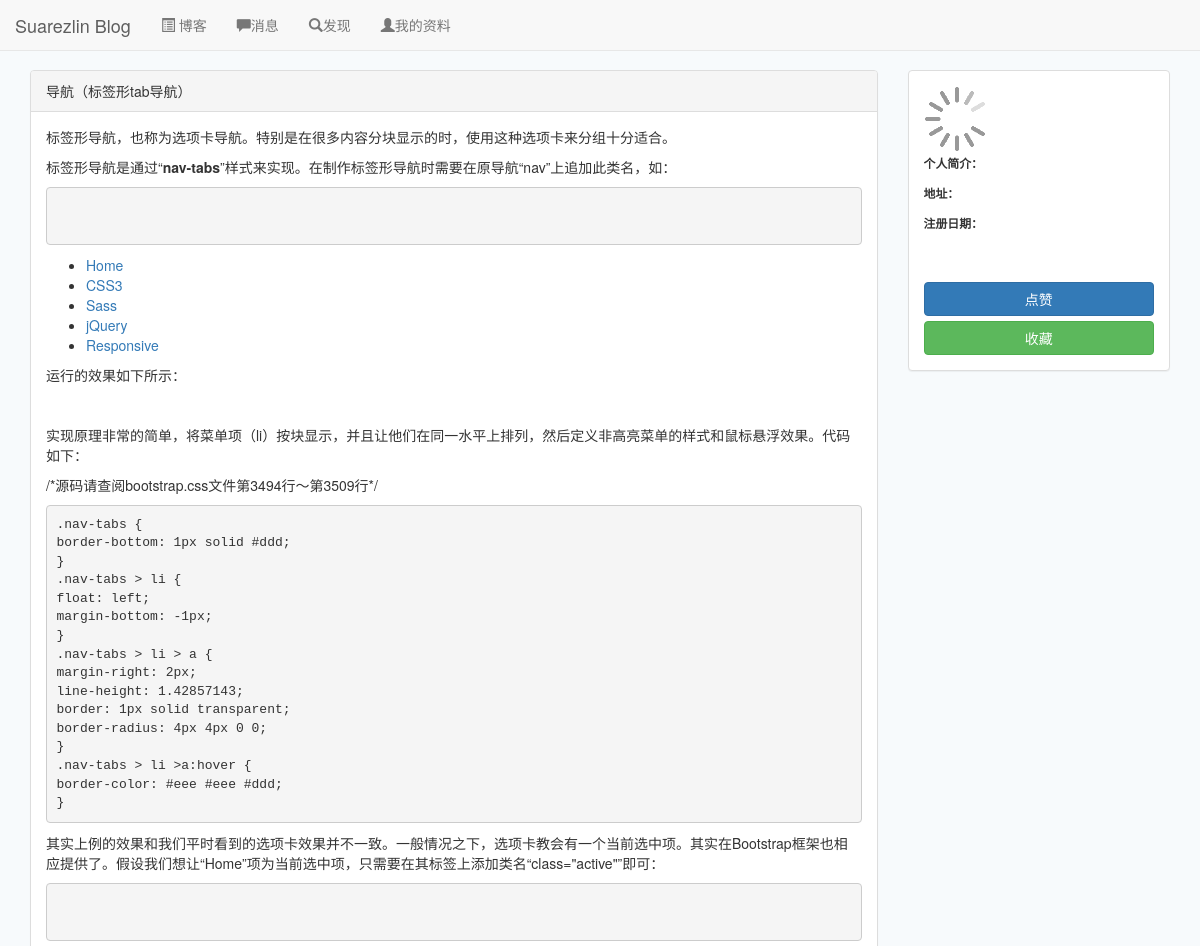
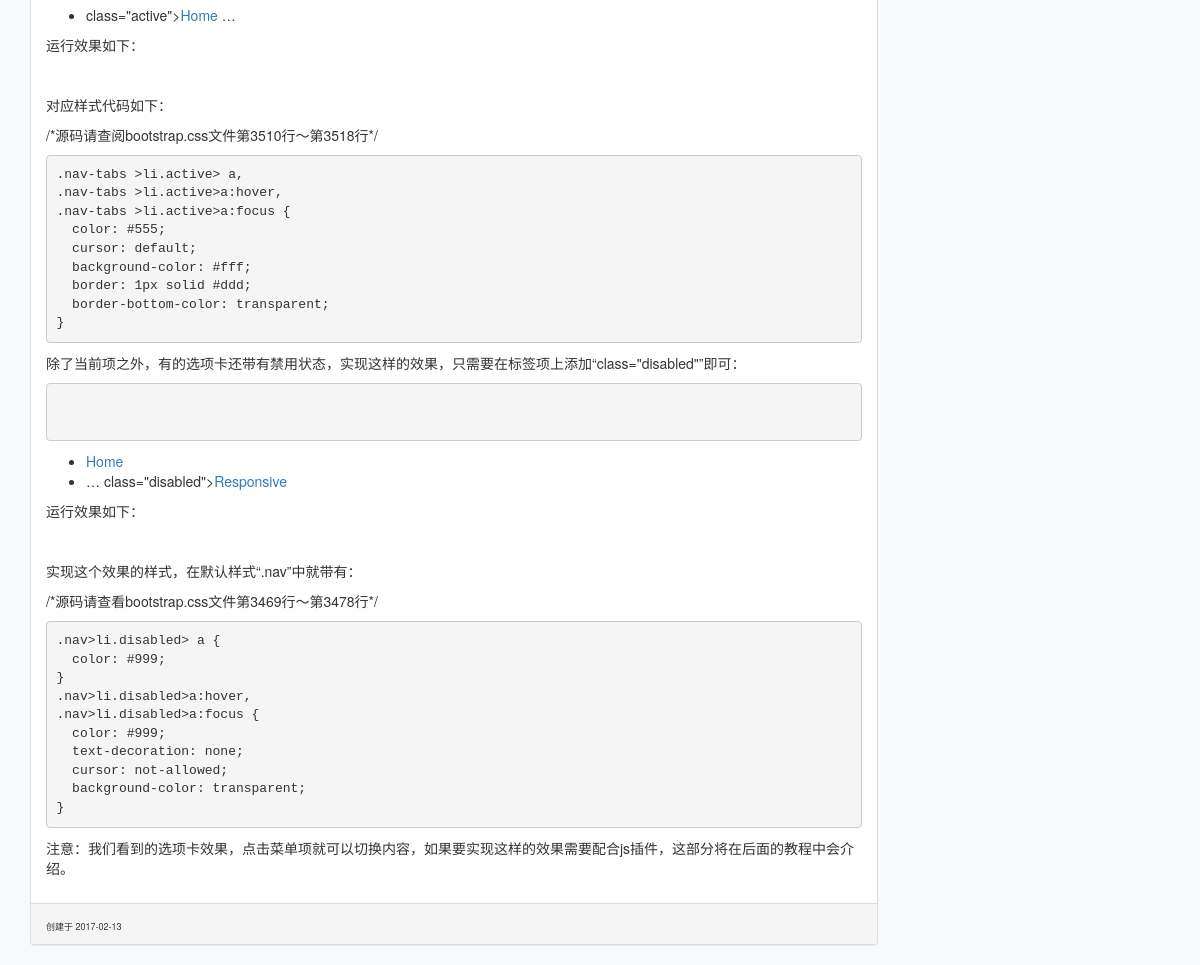
Screenshot of /blog/101 (signed in) with the database file from the repository (2 pictures, top to bottom).
### app/models.py (models this page shows, shortened)
class Text(db.Model):
    __tablename__ = 'texts'
    id = db.Column(db.Integer, primary_key=True)
    body = db.Column(db.Text)
    timestamp = db.Column(db.DateTime, index=True, default=datetime.utcnow)
    author_id = db.Column(db.Integer, db.ForeignKey('users.id'))
    comments = db.relationship('Comment', backref='text')
    title = db.Column(db.Text)
    txt = db.Column(db.Text)
    messages = db.relationship('Message', backref='blog')

### app/main/views.py (the view)
@main.route('/blog/<id>')
@login_required
def get_blog(id):
    blog = Text.query.filter_by(id=id).first()
    if current_user == blog.author:
        if blog is None:
            abort(404)
        else:
            author = blog.author
            timestamp = utc2local(blog.timestamp).strftime('%Y-%m-%d')
            return render_template('blog.html', author=author, blog=blog, timestamp=timestamp)
    else:
        if blog is None:
            abort(404)
        else:
            author = blog.author
            timestamp = utc2local(blog.timestamp).strftime('%Y-%m-%d')
            return render_template('otherblog.html', author=author, blog=blog, timestamp=timestamp)

### app/auth/views.py (called while the page is built)
@auth.before_app_request
def before_request():
    if current_user.is_authenticated and not current_user.confirmed and request.endpoint[:5]!='auth.':
        return redirect(url_for('auth.unconfirmed'))

### app/main/views.py (called while the page is built)
def utc2local(utc_st):
    now_stamp = time.time()
    local_time = datetime.datetime.fromtimestamp(now_stamp)
    utc_time = datetime.datetime.utcfromtimestamp(now_stamp)
    offset = local_time - utc_time
    local_st = utc_st + offset
    return local_st

### app/models.py (called while the page is built)
@login_manager.user_loader
def load_user(user_id):
    return User.query.get(int(user_id))

### app/templates/otherblog.html (shortened to what this page needs)
{% extends "base.html" %}
{% block body %}
    <div class="container">
        <div class="row">
            <div class="col-md-9">
                <div class="panel panel-default">
                    <div class="panel-heading">{{ blog.title }}</div>
                    <div class="panel-body">{{ blog.body |safe }}</div>
                    <div class="panel-footer"><span style="font-size: xx-small;">创建于 {{ timestamp }}</span></div>
                </div>
            </div>
            <div class="col-md-3 hidden-xs">
                <div class="panel panel-default info">
                    <div class="panel-body">
                        <div class="media">
                            <div class="media-left">
                                <a href="" id="pic">
                                    <img class="media-object img-rounded" src="http://localhost:5000/static/wait.gif"
                                         alt=""
                                         style="width: 66px" id="ava">
                                </a>
                            </div>
                            <div class="media-body">
                            </div>
                            <ul class="list-inline">
                                <li>
                                    <small><strong>个人简介：</strong></small>
                                </li>
                            </ul>
                            <ul class="list-inline">
                                <li>
                                    <small><strong>地址：</strong></small>
                                </li>
                            </ul>
                            <ul class="list-inline">
                                <li>
                                    <small><strong>注册日期：</strong></small>
                                </li>
                            </ul>
                            <br><br>
                        </div>
                        <button type="button" class="btn btn-primary btn-block" id="b1" blog="{{ blog.id }}">点赞
                        </button>
                        <button type="button" class="btn btn-success btn-block" id="b2" blog="{{ blog.id }}">收藏
                        </button>
                    </div>
                </div>
            </div>
        </div>
    </div>
{% endblock %}

### app/templates/otherblog.html (style rules this page uses)
.info { position: fixed; width: 262.5px; }

### rows the page displays
Text: title "导航（标签形tab导航）", body "标签形导航，也称为选项卡导航。特别是在很多内容分块显示的时，使用这种选项卡来分组十分适合。 标签形导航是通过“ nav-tabs ”样式来实现。在制作标签形导航时需要在原导航“nav”上追加此类名，如： Home CSS3 Sass jQuery Responsive 运行的效果如下所示： 实现原理非常的简单，将菜单项（li）按块显示，并且让他们在同一水平上排列，然后定义非高亮菜单的样式和鼠标悬浮效果。代码如下： /*源码请查阅bootstrap.css文件第3494行～第3509行*/ .nav-tabs { border-bottom: 1px solid #ddd; } .nav-tabs > li { float: left; margin-bottom: -1px; } .nav-tabs > li > a { margin-right: 2px; line-height: 1.42857143; border: 1px solid transparent; border-radius: 4px 4px 0 0; } .nav-tabs > li >a:hover { border-color: #eee #eee #ddd; } 其实上例的效果和我们平时看到的选项卡效果并不一致。一般情况之下，选项卡教会有一个当前选中项。其实在Bootstrap框架也相应提供了。假设我们想让“Home”项为当前选中项，只需要在其标签上添加类名“class=\"active\"”即可： class=\"active\"> Home … 运行效果如下： 对应样式代码如下：…"

### other values shown
{{ timestamp }} "2017-02-13"
